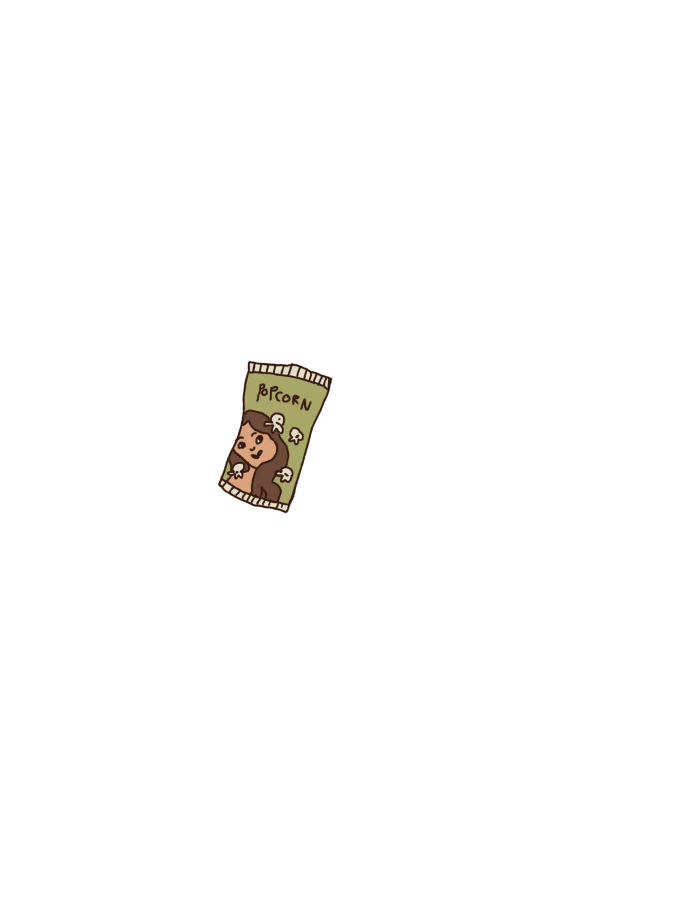
#> input picture images/bed/From_selection 25.png, 2048 x 2732 px (shown at 1/3 size); its folder holds 3 pictures in this run; the run also reads 1 picture not shown here
$ python convert_to_webp.py
#> lines starting #> are read from the running program, lines starting #| are printed output that depends on the picture
"""Convert every PNG under images/ to WebP (and delete the PNG).

The site loads .webp files only, so run this after adding new PNG art:

    python3 tools/convert_to_webp.py

Quality 95 with lossless alpha is visually identical to the PNGs for this
art while being ~85-90% smaller. The PNG's color profile (the art is
Display P3) is carried over — without it browsers assume sRGB and the
colors come out noticeably duller. Needs Pillow (pip3 install pillow).
"""

from concurrent.futures import ProcessPoolExecutor
from pathlib import Path

from PIL import Image

QUALITY = 95
IMAGES_DIR = Path(__file__).resolve().parent.parent / "images"


def convert(png):
    webp = png.with_suffix(".webp")
    with Image.open(png) as im:
#> im is the input picture: PIL image 2048x2732 RGBA; mean R, G, B, A 2.4, 2, 1.4, 4.4
        im.save(webp, "WEBP", quality=QUALITY, method=6, alpha_quality=100,
                icc_profile=im.info.get("icc_profile"))
    before = png.stat().st_size
    png.unlink()
    return before, webp.stat().st_size


if __name__ == "__main__":
    pngs = sorted(IMAGES_DIR.rglob("*.png"))
    with ProcessPoolExecutor() as pool:
        sizes = list(pool.map(convert, pngs))
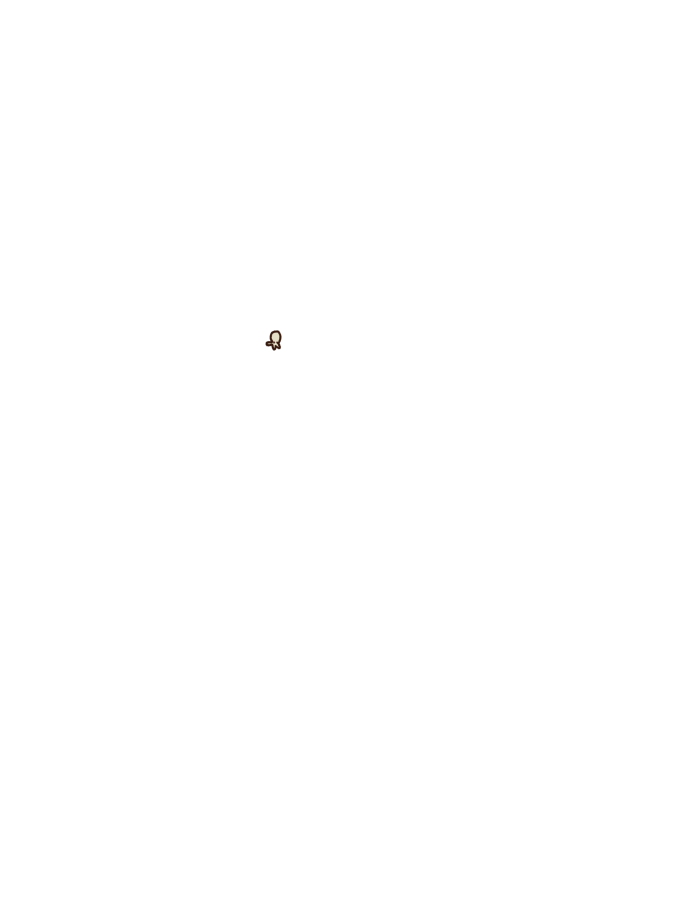
#> input picture images/bed/From_selection 26.png, 2048 x 2732 px (shown at 1/3 size)
#> in convert, im is the input picture: PIL image 2048x2732 RGBA; mean R, G, B, A 0, 0, 0, 0.1
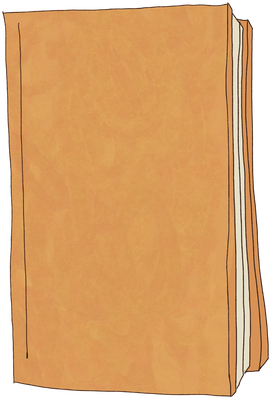
#> input picture images/books/Book_1.png, 271 x 399 px
#> in convert, im is the input picture: PIL image 271x399 RGBA; mean R, G, B, A 187.7, 134, 78.9, 222.5
#> (the run stopped early here; a loop or call above may not have finished)
